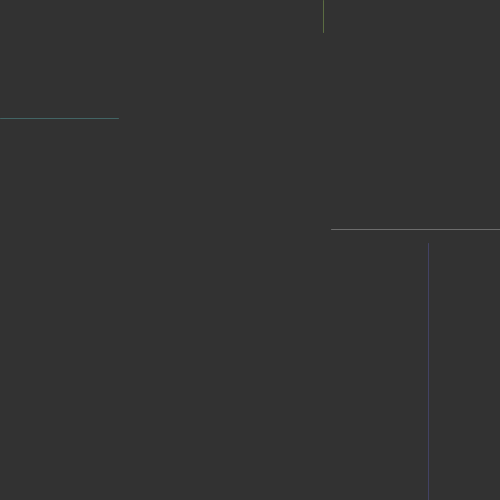
Frame 1 (no input)
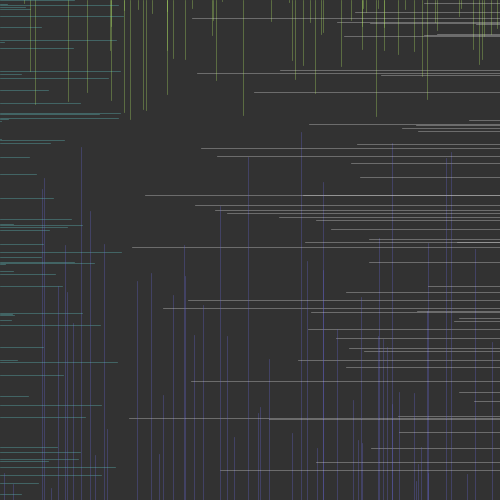
Frame 60 (the mouse pressed at the canvas centre just before this capture)
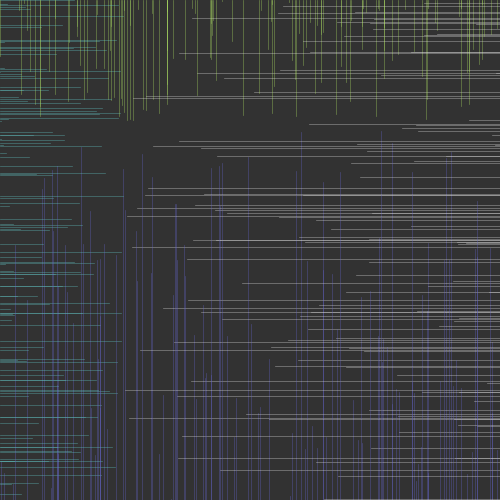
Frame 120 (the mouse held since frame 60 and released just before this capture)

The Processing sketch that drew these frames (run headless with seeded random() and noise(); from frame 60 on, the mouse is pressed at the canvas centre):

// Processing sketch: jan1threequarters
// ── jan1threequarters.pde
int SIZE = 500;
int MID = SIZE/2;
int clow = 100;
int chigh = 200;
int o = 85;

void setup() {
  surface.setSize(SIZE, SIZE);
  background(50);
  noFill();
}

void draw() {
  top(color(chigh-25,chigh+25,clow, o));
  left(color(clow, chigh,chigh, o));
  bottom(color(clow, clow, chigh, o));
  right(color(225, o));
}

void drawLine(float x1, float x2, float y) {
    float n = 7.0;    
    for(int i = 0; i < n; i++){
      line(x1, y, x1 + ((1+i)*(x2-x1)/n), y);
    }
}

void top(color c) {
  stroke(c);
  float x = random(0, SIZE);
  float y = random(0, MID/2);
  line(x, 0, x, y);
}

void left(color c) {
  stroke(c);
  float x = random(0, MID/2);
  float y = random(0, SIZE);
  line(0, y, x, y);
}


void right(color c) {
  stroke(c);
  float y = random(0, SIZE);
  float x = random(MID/2, SIZE);
  line(x, y, SIZE, y);
}

void bottom(color c) {
  stroke(c);
  float x = random(0, SIZE);
  float y = random(MID/2, SIZE);
  line(x, y, x, SIZE);
}
